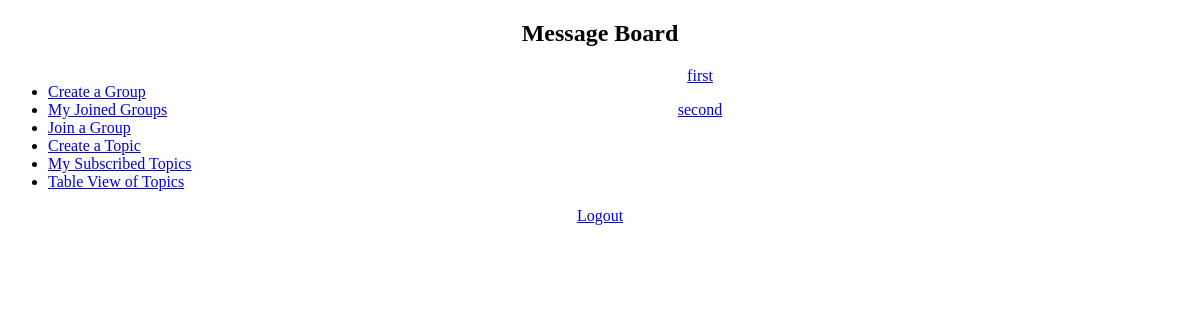
The page /mainsite/messageboard/ (signed in) on the database as committed earlier.
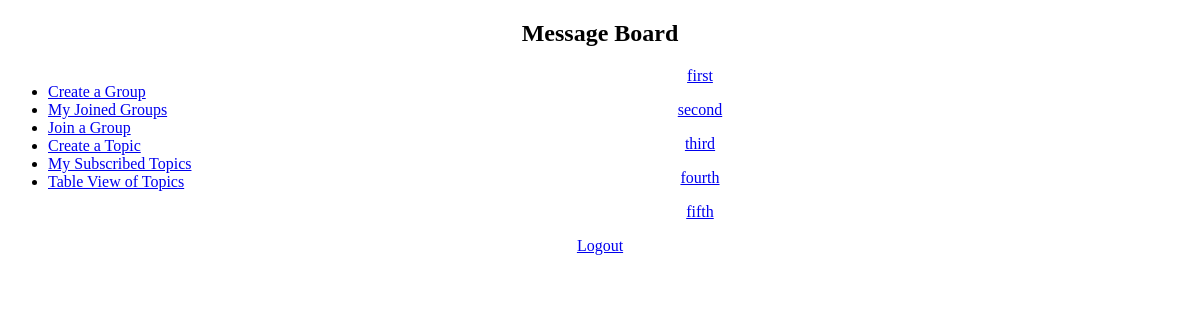
The same page on the database as committed later.
### mainsite/models.py (models this page shows, shortened)
class Topic(models.Model):
    topic_name = models.CharField(max_length=200)
    pub_date = models.DateTimeField('date published', default=timezone.now)
    creator = models.ForeignKey(User, related_name='topics_created')
    subscriptions = models.ManyToManyField(User, related_name='subscribed_topics')

### mainsite/views.py (the view)
# urls.py: url(r'^messageboard/(?P<topicid>[0-9]*)/$', views.topic, name='topic'),
@login_required(login_url='/mainsite/login')
def messageboard(request):
    topic_list = Topic.objects.all()
    return render(request, 'messageboard.html', {'topics': topic_list})

### mainsite/templates/messageboard.html (shortened to what this page needs)
<!DOCTYPE html>
<html>
<head lang="en">
    {% load staticfiles %}
    <link rel="stylesheet" type="text/css" href="{% static 'mainsite/msgboard.css'%}"/>
</head>
<body>
<div class="header" align="center">
    <h2>Message Board</h2>
</div>
<div class="navBar" align="left">
    <ul>
    <li><a href="creategroup">Create a Group</a></li>
    <li><a href="joinedgroups">My Joined Groups</a></li>
    <li><a href="joingroup">Join a Group</a></li>
    <li><a href="create">Create a Topic</a></li>
    <li><a href="subscriptions">My Subscribed Topics</a></li>
	<li><a href="/mainsite/messageboard/myview/">Table View of Topics</a></li>
    </ul>
</div>
<div class="topics" align="center">
    {% for topic in topics %}
        <p>
            <a href="{{ topic.id }}">{{ topic.topic_name }}</a>
        </p>
    {% empty %}
        <p> No topics to display </p>
    {% endfor %}
</div>
<div class="logout" align="center">
	<p><a href="/mainsite/logout/">Logout</a></p>
</div>
</body>
</html>

Rows that differ between the two databases and show on the page:
added Topic: topic_name "third"
added Topic: topic_name "fourth"
added Topic: topic_name "fifth"
